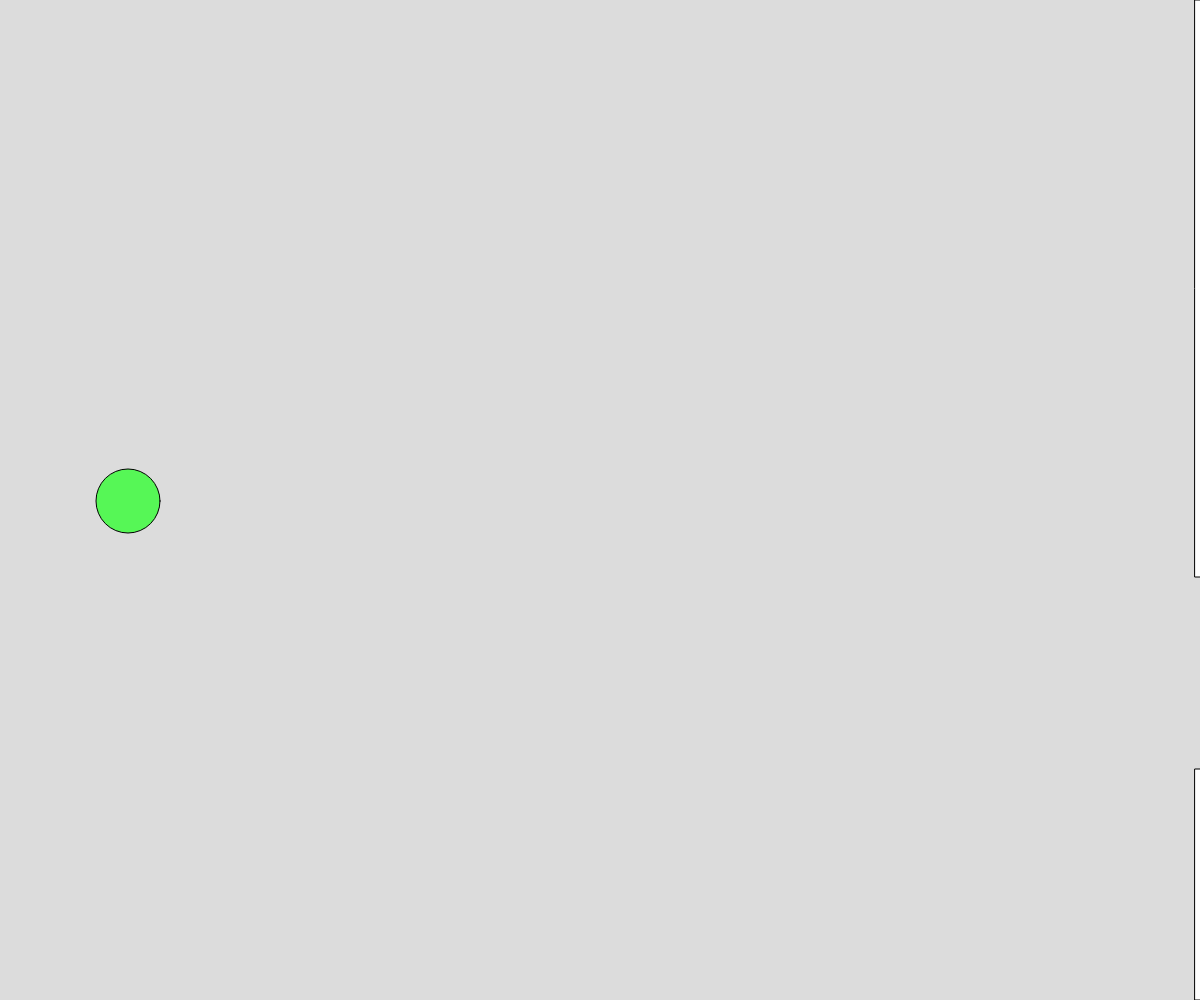
Frame 1 (no input)
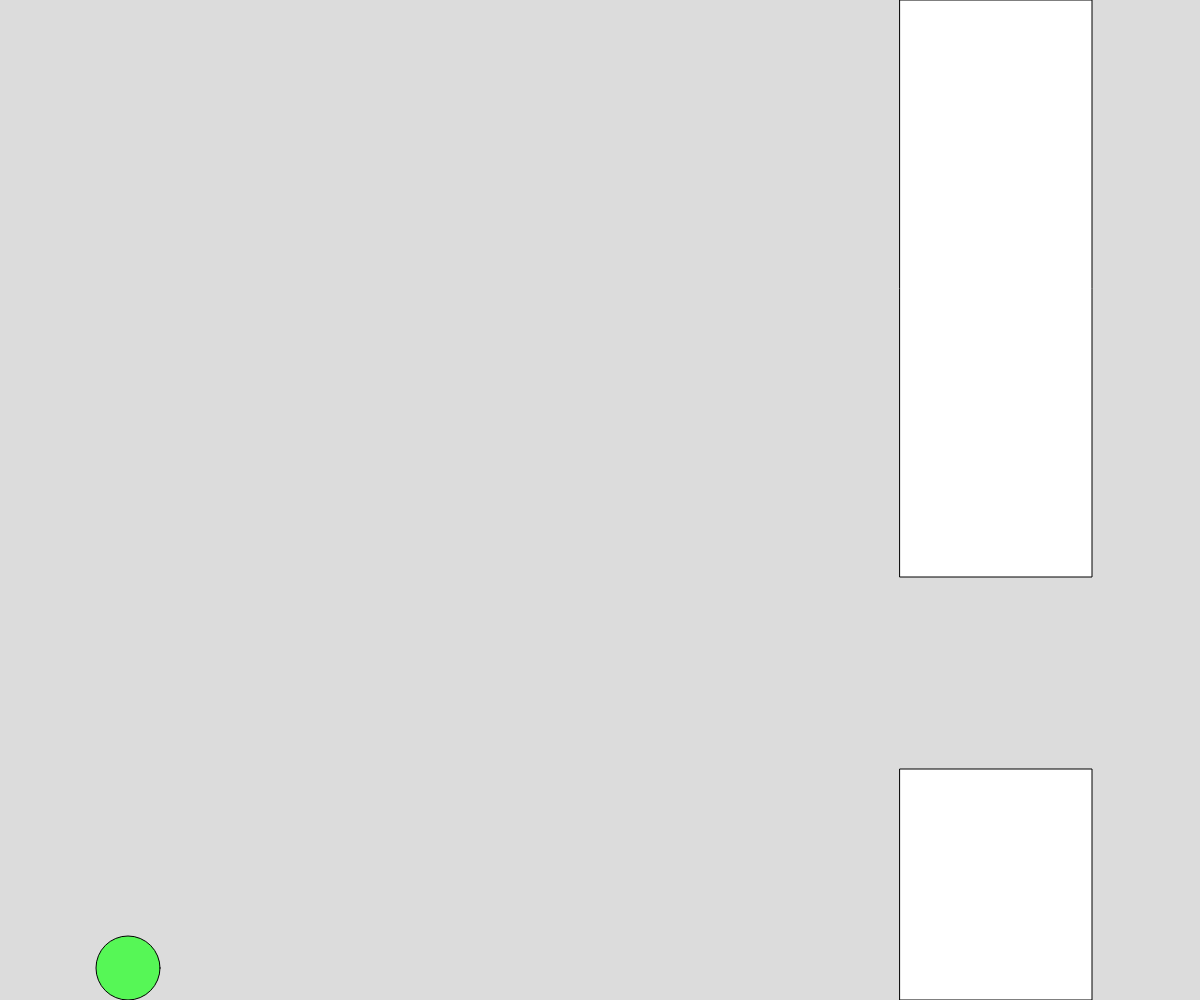
Frame 60 (no input)
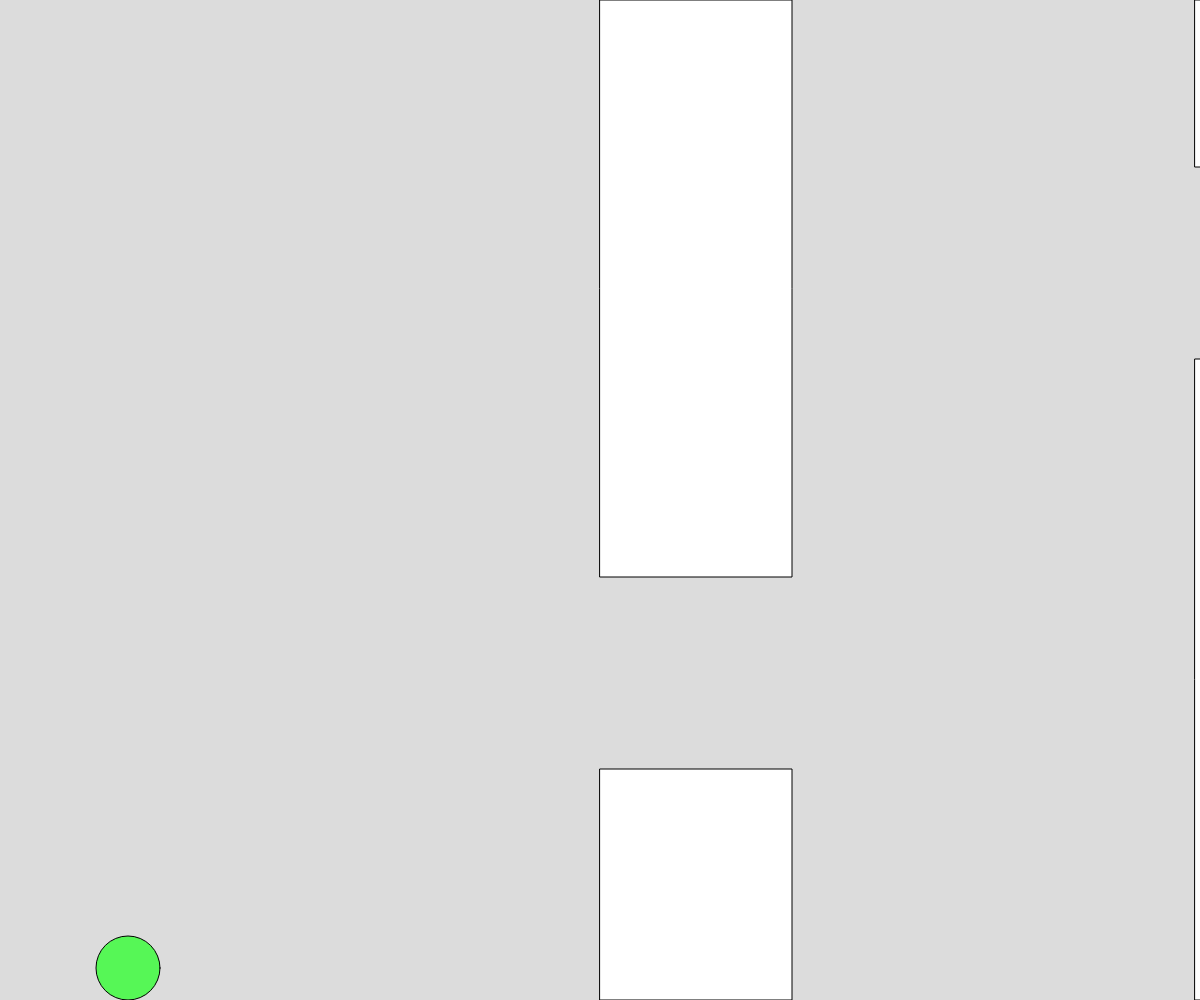
Frame 120 (the mouse pressed at the canvas centre since frame 60)

The p5.js sketch that drew these frames (run headless with seeded random() and noise() and a simulated clock; from frame 60 on, the mouse is pressed at the canvas centre):

// p5.js sketch
// ── sketch.js
let size = 64;
let speed= 5;
let score= 0;
var bird;
var pipes=[];



function setup() {
  createCanvas(windowWidth, windowHeight);
  bird = new Bird(size);
  append(pipes, new Pipe(size, speed));
  
}

function draw() {
  background(220);
  //noStroke();
  
  bird.update();
  bird.show();
  var i;
  for(i=0; i< pipes.length;i++){
    if (pipes[i].x < (0-pipes[i].width)){
      pipes.shift();
      score+=1;
    }
    if(collides(bird, pipes[i])){
      pipes[i].color=[255,100,100,255];
      bird.alive=false;
    }
    pipes[i].update();
    pipes[i].show();
  }
  if ((pipes[i-1].x + pipes[i-1].width) < 2*width/3)
    append(pipes, new Pipe(size,speed));
  
  //this is at end so all updates are drawn before noLooping
  if(!bird.alive){
    gameOver();
  }
}

function gameOver(){
  noLoop();
  console.log("died ded!");
  console.log("Score: "+score);
  score=0;
  pipes=[new Pipe(size,speed)];
  bird = new Bird(size);
}

function collides(bird, pipe){
  if(bird.x >= pipe.x && bird.x <= (pipe.x+pipe.width)){
    if(bird.y < pipe.topLength || bird.y > pipe.bottomY){
      return true;
    }
  }
  return false;
}

function keyPressed(){
  if(key===' '){
    bird.flap();
  }
  if(keyCode===ENTER){
    loop();
  }
}

// ── bird.js
class Bird{
  constructor(size){
    this.size     = size;
    this.x        = this.size*2;
    this.y        = height/2;
    this.velocity = 0;
    this.gravity  = 1;
    this.color    = [50,255,50,200];
    this.alive    = true;
  }
  
  flap(){
    this.velocity = -10;
  }
  
  show(){
    fill(this.color);
    circle(this.x,this.y,this.size)
  }
  
  update(){
    this.velocity += this.gravity;
    this.y += this.velocity;
    
    this.y = constrain(this.y,0+(this.size/2),height-(this.size/2));
  }
}

// ── pipe.js
class Pipe{
  constructor(size, speed){
    this.gap = size*3;
    this.x = width;
    this.width=this.gap;
    this.topLength= floor(random(height-this.gap));
    this.bottomY  = this.topLength+this.gap;
    
    this.speed=speed;
    
    this.color=[255,255,255,255];
    
  }
  
  show(){
    fill(this.color);
    //top rectangle
    rect(this.x,           0, this.width,this.topLength);
    rect(this.x,this.bottomY, this.width,height-this.bottomY);
  }
  
  update(){
    this.x-=this.speed;
  }
}
